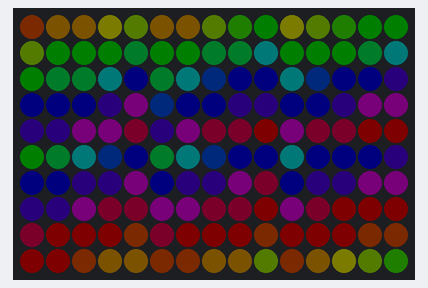
A sketch run on a simulated Arduino Uno, built with avr-gcc and run on an emulated ATmega328P. Parts: 15×10 RGB LED matrix (first LED top left, wired row by row). Dim RGB values are drawn brighter than linear.

Above: at 0.46 s.
At 8.16 s:
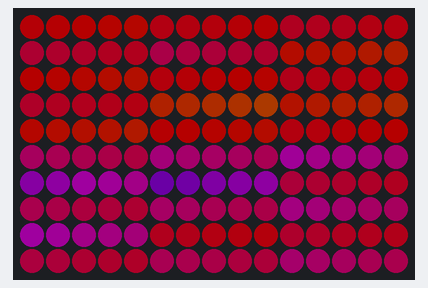
At 11.33 s:
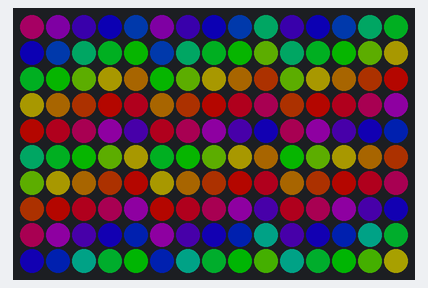
At 20.73 s:
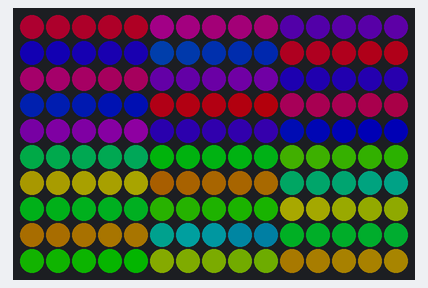
At 30.05 s:
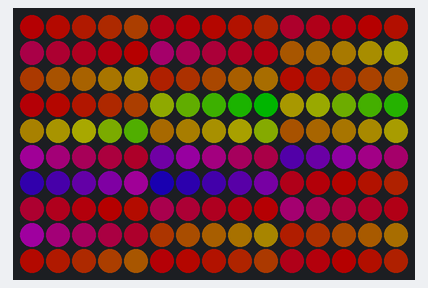
At 39.76 s:
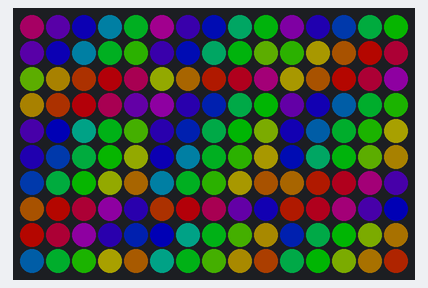

The sketch:

XYMatrixTest.ino
```cpp
#include <FastLED.h>

#define LED_PIN  3

#define COLOR_ORDER GRB
#define CHIPSET     WS2811

#define BRIGHTNESS 64

// Helper functions for an two-dimensional XY matrix of pixels.
// Simple 2-D demo code is included as well.
//
//     XY(x,y) takes x and y coordinates and returns an LED index number,
//             for use like this:  leds[ XY(x,y) ] == CRGB::Red;
//             No error checking is performed on the ranges of x and y.
//
//     XYsafe(x,y) takes x and y coordinates and returns an LED index number,
//             for use like this:  leds[ XY(x,y) ] == CRGB::Red;
//             Error checking IS performed on the ranges of x and y, and an
//             index of "-1" is returned.  Special instructions below
//             explain how to use this without having to do your own error
//             checking every time you use this function.
//             This is a slightly more advanced technique, and
//             it REQUIRES SPECIAL ADDITIONAL setup, described below.


// Params for width and height
const uint8_t kMatrixWidth = 15;  //total pixels
const uint8_t kMatrixHeight = 10; //total pixels
const uint8_t kTileWidth = 5;     //single tile
const uint8_t kTileHeight = 5;    //single tile

// This function will return the right 'led index number' for
// a given set of X and Y coordinates on your matrix.
// IT DOES NOT CHECK THE COORDINATE BOUNDARIES.
// That's up to you.  Don't pass it bogus values.
//
// Use the "XY" function like this:
//
//    for( uint8_t x = 0; x < kMatrixWidth; x++) {
//      for( uint8_t y = 0; y < kMatrixHeight; y++) {
//
//        // Here's the x, y to 'led index' in action:
//        leds[ XY( x, y) ] = CHSV( random8(), 255, 255);
//
//      }
//    }
//
//
uint16_t XY( uint8_t x, uint8_t y)
{
  uint16_t i;

  //cribbed from NeoMatrix, but with all options removed
      uint16_t minor, major, majorScale;

      uint16_t tile;

      minor = x / kTileWidth;            // Tile # X/Y; presume row major to
      major = y / kTileHeight,           // start (will swap later if needed)
      x     = x - (minor * kTileWidth);  // Pixel X/Y within tile
      y     = y - (major * kTileHeight); // (-* is less math than modulo)

      // Determine actual major axis of tiling
      majorScale = kMatrixWidth / kTileWidth;

      // Determine tile number
      tile = major * majorScale + minor;

      // Index of first pixel in tile
      uint16_t tileOffset = tile * kTileWidth * kTileHeight;

    // Find pixel number within tile
    minor = x; // Presume row major to start (will swap later if needed)
    major = y;

      majorScale = kTileWidth;

    // Determine pixel number within tile/matrix
      uint16_t pixelOffset = major * majorScale + minor;


    i = pixelOffset + tileOffset;

  return i;
}


// Once you've gotten the basics working (AND NOT UNTIL THEN!)
// here's a helpful technique that can be tricky to set up, but
// then helps you avoid the needs for sprinkling array-bound-checking
// throughout your code.
//
// It requires a careful attention to get it set up correctly, but
// can potentially make your code smaller and faster.
//
// Suppose you have an 8 x 5 matrix of 40 LEDs.  Normally, you'd
// delcare your leds array like this:
//    CRGB leds[40];
// But instead of that, declare an LED buffer with one extra pixel in
// it, "leds_plus_safety_pixel".  Then declare "leds" as a pointer to
// that array, but starting with the 2nd element (id=1) of that array:
//    CRGB leds_with_safety_pixel[41];
//    CRGB* const leds( leds_plus_safety_pixel + 1);
// Then you use the "leds" array as you normally would.
// Now "leds[0..N]" are aliases for "leds_plus_safety_pixel[1..(N+1)]",
// AND leds[-1] is now a legitimate and safe alias for leds_plus_safety_pixel[0].
// leds_plus_safety_pixel[0] aka leds[-1] is now your "safety pixel".
//
// Now instead of using the XY function above, use the one below, "XYsafe".
//
// If the X and Y values are 'in bounds', this function will return an index
// into the visible led array, same as "XY" does.
// HOWEVER -- and this is the trick -- if the X or Y values
// are out of bounds, this function will return an index of -1.
// And since leds[-1] is actually just an alias for leds_plus_safety_pixel[0],
// it's a totally safe and legal place to access.  And since the 'safety pixel'
// falls 'outside' the visible part of the LED array, anything you write
// there is hidden from view automatically.
// Thus, this line of code is totally safe, regardless of the actual size of
// your matrix:
//    leds[ XYsafe( random8(), random8() ) ] = CHSV( random8(), 255, 255);
//
// The only catch here is that while this makes it safe to read from and
// write to 'any pixel', there's really only ONE 'safety pixel'.  No matter
// what out-of-bounds coordinates you write to, you'll really be writing to
// that one safety pixel.  And if you try to READ from the safety pixel,
// you'll read whatever was written there last, reglardless of what coordinates
// were supplied.

#define NUM_LEDS (kMatrixWidth * kMatrixHeight)
CRGB leds_plus_safety_pixel[ NUM_LEDS + 1];
CRGB* const leds( leds_plus_safety_pixel + 1);

uint16_t XYsafe( uint8_t x, uint8_t y)
{
  if( x >= kMatrixWidth) return -1;
  if( y >= kMatrixHeight) return -1;
  return XY(x,y);
}


void DrawOneFrame( byte startHue8, int8_t yHueDelta8, int8_t xHueDelta8)
{
  byte lineStartHue = startHue8;
  for( byte y = 0; y < kMatrixHeight; y++) {
    lineStartHue += yHueDelta8;
    byte pixelHue = lineStartHue;
    for( byte x = 0; x < kMatrixWidth; x++) {
      pixelHue += xHueDelta8;
      leds[ XY(x, y)]  = CHSV( pixelHue, 255, 255);
    }
  }
}


void setup() {
  FastLED.addLeds<CHIPSET, LED_PIN, COLOR_ORDER>(leds, NUM_LEDS).setCorrection(TypicalSMD5050);
  FastLED.setBrightness( BRIGHTNESS );
}
// Demo that USES "XY" follows code below

void loop()
{
    uint32_t ms = millis();
    int32_t yHueDelta32 = ((int32_t)cos16( ms * (27/1) ) * (350 / kMatrixWidth));
    int32_t xHueDelta32 = ((int32_t)cos16( ms * (39/1) ) * (310 / kMatrixHeight));
    DrawOneFrame( ms / 65536, yHueDelta32 / 32768, xHueDelta32 / 32768);
    if( ms < 5000 ) {
      FastLED.setBrightness( scale8( BRIGHTNESS, (ms * 256) / 5000));
    } else {
      FastLED.setBrightness(BRIGHTNESS);
    }
    FastLED.show();
}
```
